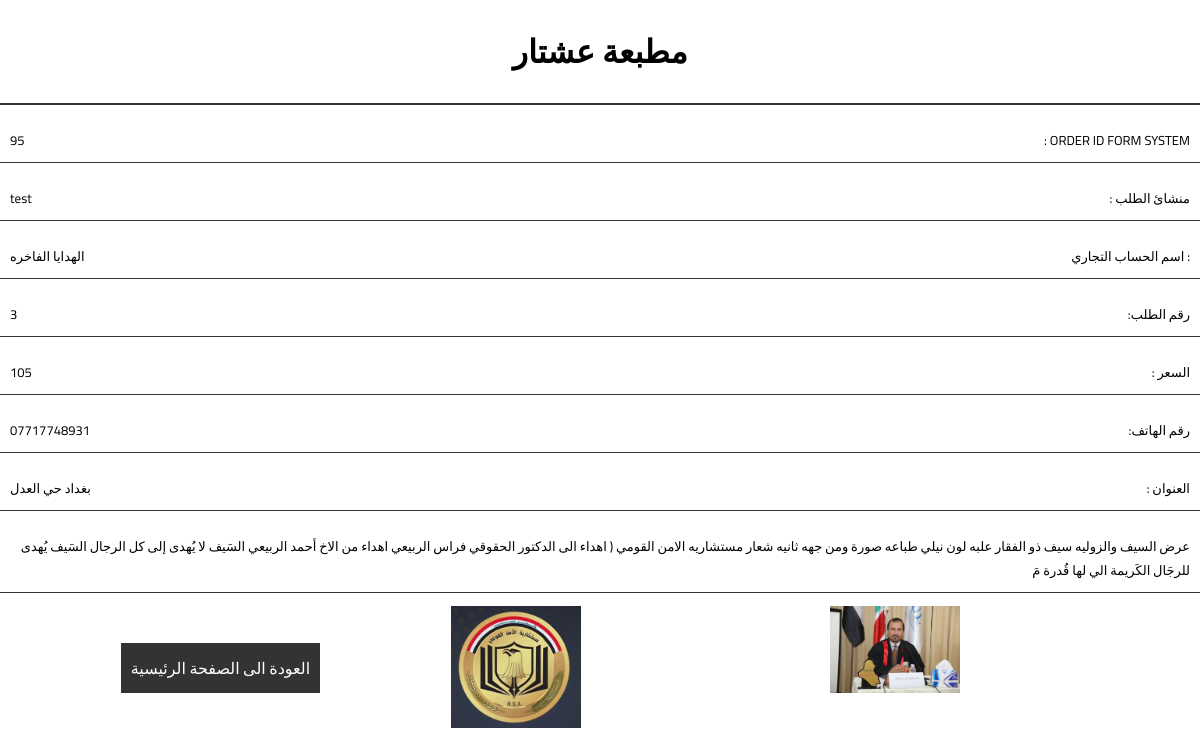
Screenshot of /controle/order.php?id=95 (signed in) with the database file from the repository.
### tables this page shows
CREATE TABLE `orders` (
  `id` int(11) NOT NULL,
  `orderN` varchar(255) NOT NULL,
  `price` int(255) NOT NULL,
  `note` varchar(255) NOT NULL,
  `userNumber` varchar(255) NOT NULL,
  `addreces` varchar(255) NOT NULL,
  `user_id` varchar(255) NOT NULL,
  `order_page_name` varchar(255) NOT NULL,
  `page_name` varchar(255) NOT NULL,
  `statuse` varchar(50) NOT NULL,
  `priceAd` int(255) NOT NULL,
  `Governorate` varchar(255) NOT NULL
);

CREATE TABLE `user_form` (
  `id` int(100) NOT NULL,
  `name` varchar(100) NOT NULL,
  `email` varchar(100) NOT NULL,
  `password` varchar(100) NOT NULL,
  `image` varchar(100) NOT NULL,
  `usertype` varchar(255) NOT NULL
);

CREATE TABLE `tb_images` (
  `id` int(11) NOT NULL,
  `name` varchar(30) DEFAULT NULL,
  `image` text DEFAULT NULL,
  `order_id` int(11) NOT NULL
);

### controle/order.php (the view, shortened to what this page needs)
<?php
include '../login/config.php';
$id = $_GET["id"];
  $sql = "SELECT * FROM `orders` WHERE id = $id ";
    $result = mysqli_query($conn, $sql);
    $row = mysqli_fetch_assoc($result);
include '../login/config.php';
$user_id = $_SESSION['user_id'];
?>
<!DOCTYPE html>
<html>
<head>
	<link rel="stylesheet" type="text/css" href="../orders/style.css?v=<?php echo time(); ?>">
</head>
<body>
	<div class="haeder-order">
		<h1> مطبعة عشتار </h1>
	</div>
       <div class="order-description" style="padding: 0;">
        <?php
         $sqlUser = "SELECT * FROM `user_form` WHERE id = '$user_id'";
          $userInfo = mysqli_query($conn, $sqlUser);
          $userInfoN = mysqli_fetch_assoc($userInfo);
        ?>
        <p class="text-p "><span><?php echo $row['id'] ?> </span>: ORDER ID FORM SYSTEM </p>
       	<p class="text-p ">  <span><?php echo $userInfoN['name'] ?></span> : منشائ الطلب   </p>
        <p class="text-p "> <span><?php echo $row['page_name'] ?></span> اسم  الحساب التجاري : </p>
       	<p class="text-p "> <span><?php echo $row['orderN'] ?></span> :رقم الطلب </p>
       	<p class="text-p "> <span><?php echo $row['price'] ?></span>: السعر</p>
       	<p class="text-p "><span><?php echo $row["userNumber"] ?> </span>:رقم الهاتف </p>
       	<p class="text-p "> <span><?php echo $row["Governorate"] ?> <?php echo $row["addreces"] ?></span>  : العنوان</p>
       	<p class="text-p ">  <?php echo $row["note"]  ?> </p>
       </div>
    <div class="images">
    <a href="index.php" style="text-decoration: none; color:#fff; border: 1px solid #fff; padding: 10px; background: #333; display: block; margin: 36px auto;" id="hidn">العودة الى الصفحة الرئيسية  </a>
    <?php
$foringkeyImages = mysqli_query($conn,  "SELECT * FROM `orders` WHERE id = '$id'");
$foringkeyImage = mysqli_fetch_assoc($foringkeyImages);
  $order_idN = $foringkeyImage['id'];
      $rows = mysqli_query($conn, "SELECT * FROM tb_images WHERE order_id = '$order_idN'");
      ?>
      <?php foreach ($rows as $row) : ?>
          <?php
          foreach (json_decode($row["image"]) as $image) : ?>
          <img src="../img/uploads/<?php echo $image; ?>" width = 200>
          <?php endforeach; ?>
      <?php endforeach; ?>
    </div>
</body>
</html>

### orders/style.css (style rules this page uses)
* { font-family: 'Cairo', sans-serif; }
body { text-align: center; max-height: 100vh; margin: auto; }
.haeder-order { border-bottom: solid 2px #333; }
.order-description { text-align: right; padding: 10px; }
.order-description p.text-p { border-bottom: solid 1px #333; padding: 10px; font-size: 13px; display: flex; align-items: center; justify-content: space-between; }
.images { display: grid; grid-template-columns: repeat(3, auto); grid-gap: 10px; text-align: center; }
.images img { width: 130px; }

### rows the page displays
orders: id "95", page_name "الهدايا الفاخره", orderN "3", price "105", userNumber "07717748931", Governorate "بغداد", addreces "حي العدل", note "عرض السيف والزوليه سيف ذو الفقار علبه لون نيلي طباعه صورة ومن جهه ثانيه شعار مستشاريه الامن القومي ( اهداء الى الدكتور الحقوقي فراس الربيعي اهداء من الاخ أحمد الربيعي السَيف لا يُهدى إلى كل الرجال السَيف يُهدى للرجَال الكَريمة الي لها قُدرة مَ"
user_form: name "test"
